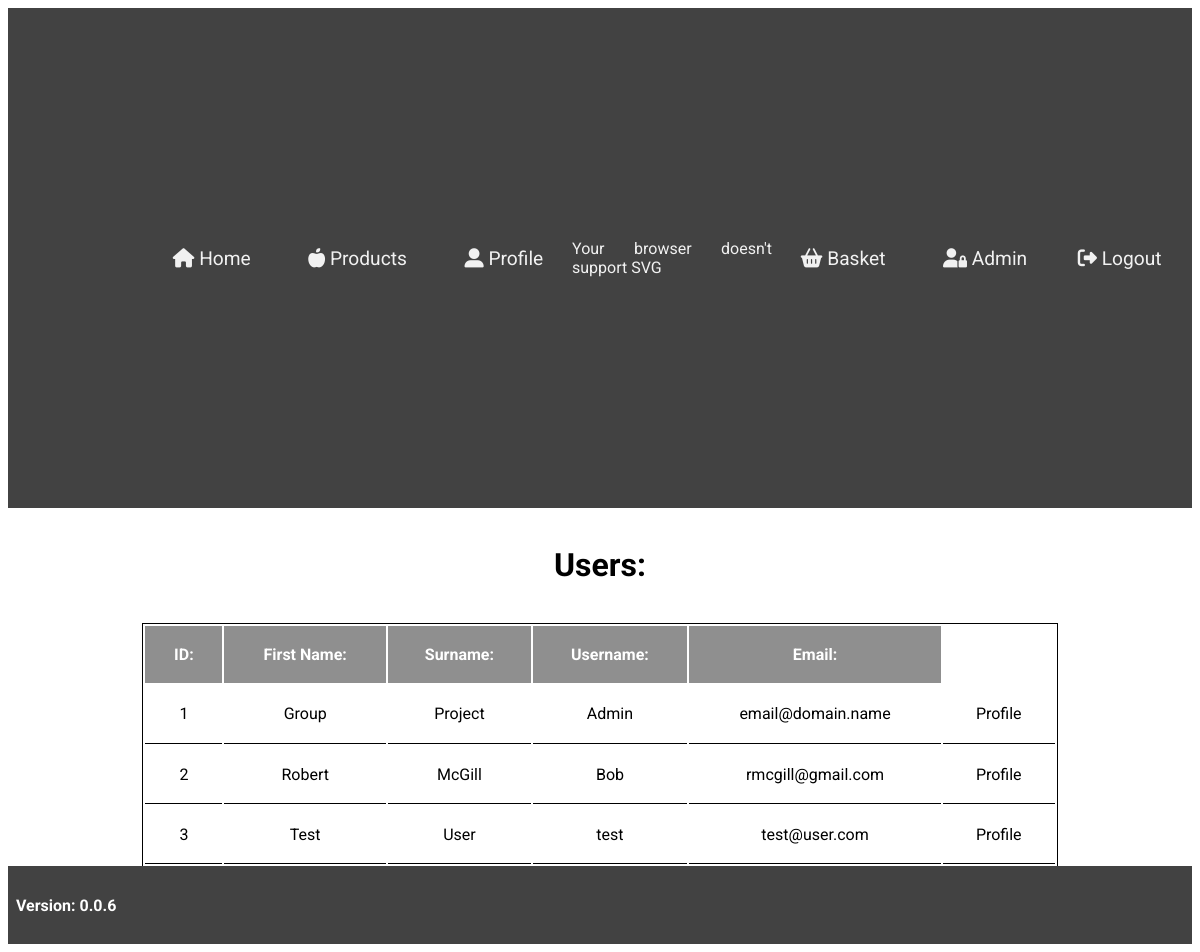
/users.php (signed in), run on the app's committed database.
### tables this page shows
CREATE TABLE `users` (
  `id` int(11) NOT NULL,
  `usrType` int(1) NOT NULL DEFAULT 0,
  `usrnm` varchar(255) NOT NULL,
  `fName` varchar(255) NOT NULL,
  `sName` varchar(255) NOT NULL,
  `email` varchar(255) NOT NULL,
  `pwd` varchar(255) NOT NULL,
  `created` date NOT NULL DEFAULT current_timestamp()
);

### users.php (the view)
<?php
    require './includes/header.php';
    if(!isset($_SESSION['loggedin'])){
        header('location: index.php');
    } elseif($_SESSION['usrType'] < 1 && isset($_SESSION['loggedin'])){
        header('location: home.php');
    } else{
        $sql = 'SELECT * FROM users';
 ?>
        <h1 class="header">Users:</h1>
 <?php
        if($result = mysqli_query($conn, $sql)):
            if(mysqli_num_rows($result) > 0):
            ?>
                <table class="orders">
                    <thead>
                        <tr>
                            <th>ID:</th>
                            <th>First Name:</th>
                            <th>Surname:</th>
                            <th>Username:</th>
                            <th>Email:</th>
                        </tr>
                    </thead>
                    <tbody>
                    <?php
                    while($row = mysqli_fetch_array($result)):
                    ?>
                        <tr>
                            <td><?php echo $row['id']; ?></td>
                            <td><?php echo $row['fName']; ?></td>
                            <td><?php echo $row['sName']; ?></td>
                            <td><?php echo $row['usrnm']; ?></td>
                            <td><?php echo $row['email']; ?></td>
                            <td><a href="./profile.php">Profile</a></td>
                    </tr>
<?php
                endwhile;
                mysqli_free_result($result);?>
                </tbody>
                </table>
<?php
            else: echo "<p>No users were found.</p>";
            endif;
        else:
                echo "ERROR: Could not execute $sql. " . mysqli_error($conn);
        endif;
    }
    include './includes/footer.php';
?>

### includes/header.php (shortened to what this page needs)
<!DOCTYPE html>
<html lang="en">
<head>
    <link rel="stylesheet" href="./css/styles.css">
</head>
<body>
    <header>
            <nav>
                <a href="./home.php"><i class="fas fa-home"></i> Home</a>
                <a href="./products.php"><i class="fas fa-apple-alt"></i> Products</a>
                <a href="./profile.php"><i class="fas fa-user-alt"></i> Profile</a>
                <object data="./assets/images/logo.svg" image="image/svg" style="width: 200px" href="./home.php">
                    Your browser doesn't support SVG
                </object>
                <a href="./basket.php"><i class="fas fa-shopping-basket"></i> Basket</a>
                <?php
                    if($_SESSION['usrType'] >= 1): ?>
                        <a href="./admin.php"><i class="fas fa-user-lock"></i> Admin</a>
                <?php endif; ?>
                <a href="./logout.php" class="left"><i class="fas fa-sign-out-alt"></i> Logout</a>
            </nav>
    </header>

### includes/footer.php (shortened to what this page needs)
    <footer>
     <h4 class="verCtrl">Version: 0.0.6</h4>
    </footer>
    </body>
</html>

### css/styles.css (style rules this page uses)
* { box-sizing: border-box; font-family: 'Roboto', sans-serif; }
.header { text-align: center; margin: 1.2em 0; }
header { display: flex; align-items:center; justify-content: center; width: 100%; height: 500px; background-color: #424242; color: white; }
nav { max-width: 100vw; width: 100%; color: #f1f1f1; display: flex; flex-wrap: wrap; text-align: justify; justify-content: center; align-items: center; padding: .3em; }
nav a { padding: .5em; margin-right: 1em; margin-left: 1em; display: inline-block; text-decoration: none; color: #f1f1f1; font-size: 1.2em; }
nav .left { position: absolute; right: 0; margin: 0 1.5em 0 0; }
.orders { width: calc(80% - 2em); max-width: 100%; margin: 0 auto; border: 1px solid; border-bottom: none; }
.orders thead { padding: 2em; width: 100%; background-color: #8F8F8F; color: white; }
.orders tbody { text-align: center; }
.orders th, .orders td { padding: 1.2em; }
.orders td { border-bottom: 1px solid; }
.orders a { text-decoration: none; color: black; }
footer { display: flex; align-items:flex-end; width: 100%; background-color: #424242; color: white; padding: .5em; }
.verCtrl { text-align: right; }

### data on the page
users: id "1", fName "Group", sName "Project", usrnm "Admin", email "email@domain.name"
users: id "2", fName "Robert", sName "McGill", usrnm "Bob", email "rmcgill@gmail.com"
users: id "3", fName "Test", sName "User", usrnm "test", email "test@user.com"
